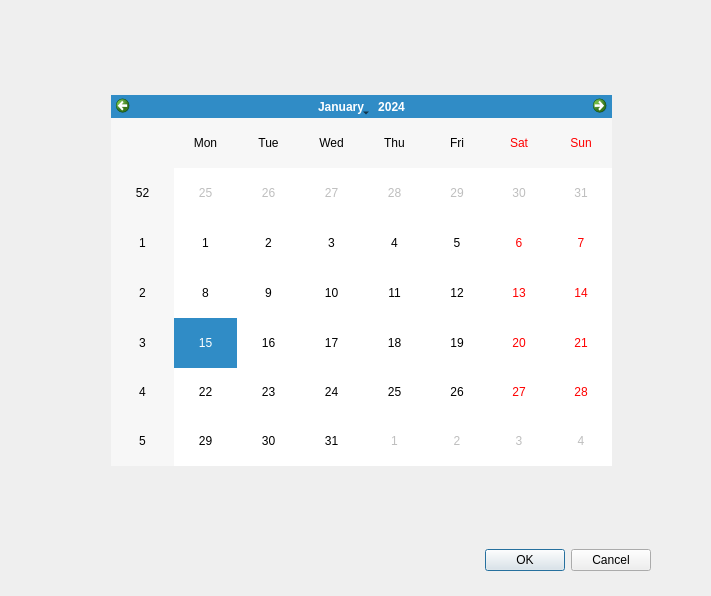
<?xml version="1.0" encoding="UTF-8"?>
<ui version="4.0">
 <class>Dialog</class>
 <widget class="QDialog" name="Dialog">
  <property name="geometry">
   <rect>
    <x>0</x>
    <y>0</y>
    <width>711</width>
    <height>596</height>
   </rect>
  </property>
  <property name="windowTitle">
   <string>Dialog</string>
  </property>
  <widget class="QDialogButtonBox" name="buttonBox">
   <property name="geometry">
    <rect>
     <x>310</x>
     <y>540</y>
     <width>341</width>
     <height>41</height>
    </rect>
   </property>
   <property name="orientation">
    <enum>Qt::Horizontal</enum>
   </property>
   <property name="standardButtons">
    <set>QDialogButtonBox::Cancel|QDialogButtonBox::Ok</set>
   </property>
  </widget>
  <widget class="QCalendarWidget" name="calendarWidget">
   <property name="geometry">
    <rect>
     <x>111</x>
     <y>95</y>
     <width>501</width>
     <height>371</height>
    </rect>
   </property>
  </widget>
 </widget>
 <resources/>
 <connections>
  <connection>
   <sender>buttonBox</sender>
   <signal>accepted()</signal>
   <receiver>Dialog</receiver>
   <slot>accept()</slot>
   <hints>
    <hint type="sourcelabel">
     <x>248</x>
     <y>254</y>
    </hint>
    <hint type="destinationlabel">
     <x>157</x>
     <y>274</y>
    </hint>
   </hints>
  </connection>
  <connection>
   <sender>buttonBox</sender>
   <signal>rejected()</signal>
   <receiver>Dialog</receiver>
   <slot>reject()</slot>
   <hints>
    <hint type="sourcelabel">
     <x>316</x>
     <y>260</y>
    </hint>
    <hint type="destinationlabel">
     <x>286</x>
     <y>274</y>
    </hint>
   </hints>
  </connection>
 </connections>
</ui>
